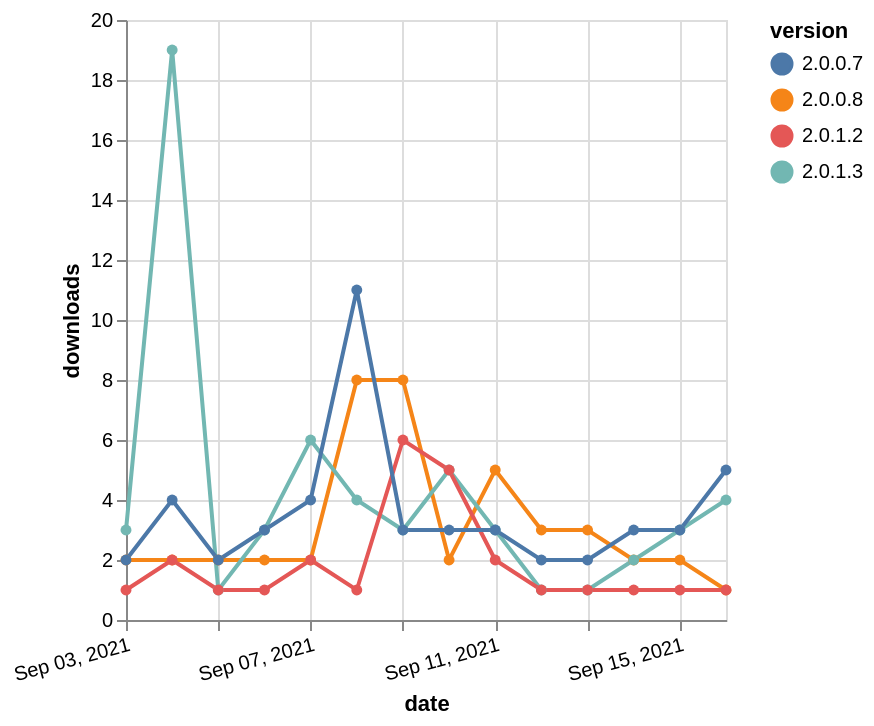

Vega-Lite specification for this chart:
### Vega-Lite specification from a JSON file in a GitHub repository (floating-point values rounded to 4 significant figures)
{"$schema": "https://vega.github.io/schema/vega-lite/v5.json", "description": "A simple bar chart with embedded data.", "data": {"values": [{"date": "2021-09-03", "total": 7377, "delta": 2, "version": "2.0.0.8"}, {"date": "2021-09-04", "total": 7379, "delta": 2, "version": "2.0.0.8"}, {"date": "2021-09-05", "total": 7381, "delta": 2, "version": "2.0.0.8"}, {"date": "2021-09-06", "total": 7383, "delta": 2, "version": "2.0.0.8"}, {"date": "2021-09-07", "total": 7385, "delta": 2, "version": "2.0.0.8"}, {"date": "2021-09-08", "total": 7393, "delta": 8, "version": "2.0.0.8"}, {"date": "2021-09-09", "total": 7401, "delta": 8, "version": "2.0.0.8"}, {"date": "2021-09-10", "total": 7403, "delta": 2, "version": "2.0.0.8"}, {"date": "2021-09-11", "total": 7408, "delta": 5, "version": "2.0.0.8"}, {"date": "2021-09-12", "total": 7411, "delta": 3, "version": "2.0.0.8"}, {"date": "2021-09-13", "total": 7414, "delta": 3, "version": "2.0.0.8"}, {"date": "2021-09-14", "total": 7416, "delta": 2, "version": "2.0.0.8"}, {"date": "2021-09-15", "total": 7418, "delta": 2, "version": "2.0.0.8"}, {"date": "2021-09-16", "total": 7419, "delta": 1, "version": "2.0.0.8"}, {"date": "2021-09-03", "total": 440, "delta": 3, "version": "2.0.1.3"}, {"date": "2021-09-04", "total": 459, "delta": 19, "version": "2.0.1.3"}, {"date": "2021-09-05", "total": 460, "delta": 1, "version": "2.0.1.3"}, {"date": "2021-09-06", "total": 463, "delta": 3, "version": "2.0.1.3"}, {"date": "2021-09-07", "total": 469, "delta": 6, "version": "2.0.1.3"}, {"date": "2021-09-08", "total": 473, "delta": 4, "version": "2.0.1.3"}, {"date": "2021-09-09", "total": 476, "delta": 3, "version": "2.0.1.3"}, {"date": "2021-09-10", "total": 481, "delta": 5, "version": "2.0.1.3"}, {"date": "2021-09-11", "total": 484, "delta": 3, "version": "2.0.1.3"}, {"date": "2021-09-12", "total": 485, "delta": 1, "version": "2.0.1.3"}, {"date": "2021-09-13", "total": 486, "delta": 1, "version": "2.0.1.3"}, {"date": "2021-09-14", "total": 488, "delta": 2, "version": "2.0.1.3"}, {"date": "2021-09-15", "total": 491, "delta": 3, "version": "2.0.1.3"}, {"date": "2021-09-16", "total": 495, "delta": 4, "version": "2.0.1.3"}, {"date": "2021-09-03", "total": 1151, "delta": 1, "version": "2.0.1.2"}, {"date": "2021-09-04", "total": 1153, "delta": 2, "version": "2.0.1.2"}, {"date": "2021-09-05", "total": 1154, "delta": 1, "version": "2.0.1.2"}, {"date": "2021-09-06", "total": 1155, "delta": 1, "version": "2.0.1.2"}, {"date": "2021-09-07", "total": 1157, "delta": 2, "version": "2.0.1.2"}, {"date": "2021-09-08", "total": 1158, "delta": 1, "version": "2.0.1.2"}, {"date": "2021-09-09", "total": 1164, "delta": 6, "version": "2.0.1.2"}, {"date": "2021-09-10", "total": 1169, "delta": 5, "version": "2.0.1.2"}, {"date": "2021-09-11", "total": 1171, "delta": 2, "version": "2.0.1.2"}, {"date": "2021-09-12", "total": 1172, "delta": 1, "version": "2.0.1.2"}, {"date": "2021-09-13", "total": 1173, "delta": 1, "version": "2.0.1.2"}, {"date": "2021-09-14", "total": 1174, "delta": 1, "version": "2.0.1.2"}, {"date": "2021-09-15", "total": 1175, "delta": 1, "version": "2.0.1.2"}, {"date": "2021-09-16", "total": 1176, "delta": 1, "version": "2.0.1.2"}, {"date": "2021-09-03", "total": 12946, "delta": 2, "version": "2.0.0.7"}, {"date": "2021-09-04", "total": 12950, "delta": 4, "version": "2.0.0.7"}, {"date": "2021-09-05", "total": 12952, "delta": 2, "version": "2.0.0.7"}, {"date": "2021-09-06", "total": 12955, "delta": 3, "version": "2.0.0.7"}, {"date": "2021-09-07", "total": 12959, "delta": 4, "version": "2.0.0.7"}, {"date": "2021-09-08", "total": 12970, "delta": 11, "version": "2.0.0.7"}, {"date": "2021-09-09", "total": 12973, "delta": 3, "version": "2.0.0.7"}, {"date": "2021-09-10", "total": 12976, "delta": 3, "version": "2.0.0.7"}, {"date": "2021-09-11", "total": 12979, "delta": 3, "version": "2.0.0.7"}, {"date": "2021-09-12", "total": 12981, "delta": 2, "version": "2.0.0.7"}, {"date": "2021-09-13", "total": 12983, "delta": 2, "version": "2.0.0.7"}, {"date": "2021-09-14", "total": 12986, "delta": 3, "version": "2.0.0.7"}, {"date": "2021-09-15", "total": 12989, "delta": 3, "version": "2.0.0.7"}, {"date": "2021-09-16", "total": 12994, "delta": 5, "version": "2.0.0.7"}]}, "width": "container", "mark": {"type": "line", "point": {"filled": true}}, "encoding": {"x": {"field": "date", "type": "temporal", "timeUnit": "yearmonthdate", "title": "date", "axis": {"labelAngle": -15}}, "y": {"field": "delta", "type": "quantitative", "title": "downloads"}, "color": {"field": "version", "type": "nominal"}, "tooltip": {"field": "delta"}}}
